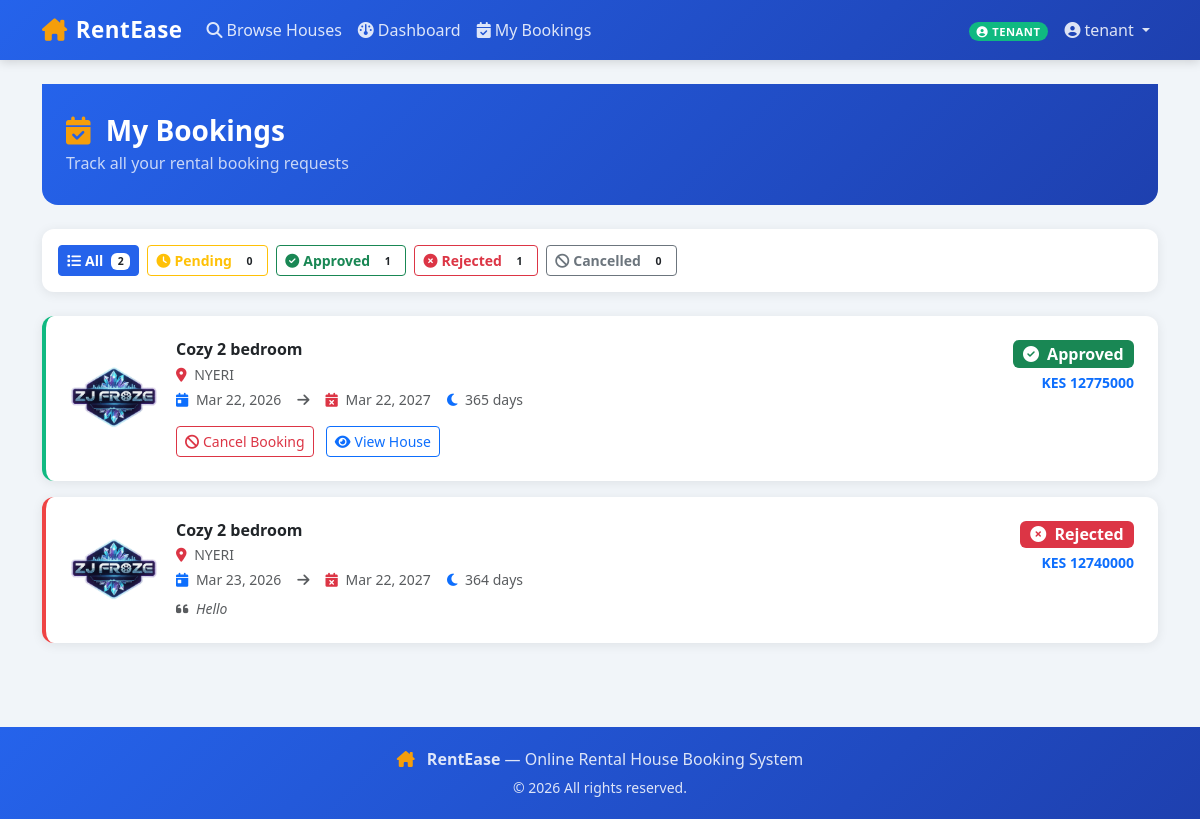
The app's page /bookings/my-bookings/ (signed in) with its own data.
### accounts/models.py (models this page shows, shortened)
class CustomUser(AbstractUser):
    ROLE_CHOICES = (
        ('tenant',   'Tenant'),
        ('landlord', 'Landlord'),
        ('admin',    'Admin'),
    )
    role = models.CharField(
        max_length=10, choices=ROLE_CHOICES, default='tenant')
    phone = models.CharField(max_length=15, blank=True)
    @property
    def is_tenant(self):
        return self.role == 'tenant'
    @property
    def is_landlord(self):
        return self.role == 'landlord'
    @property
    def is_admin_user(self):
        return self.role == 'admin'

### bookings/models.py (models this page shows, shortened)
class Booking(models.Model):
    STATUS_CHOICES = (
        ('pending',  'Pending'),
        ('approved', 'Approved'),
        ('rejected', 'Rejected'),
        ('cancelled', 'Cancelled'),
    )
    tenant = models.ForeignKey(
        settings.AUTH_USER_MODEL, on_delete=models.CASCADE, related_name='bookings')
    house = models.ForeignKey(
        House, on_delete=models.CASCADE, related_name='bookings')
    start_date = models.DateField()
    end_date = models.DateField()
    status = models.CharField(
        max_length=10, choices=STATUS_CHOICES, default='pending')
    created_at = models.DateTimeField(auto_now_add=True)
    message = models.TextField(
        blank=True, help_text="Optional message to landlord")
    @property
    def duration_days(self):
        return (self.end_date - self.start_date).days
    @property
    def total_cost(self):
        return self.duration_days * self.house.price

### houses/models.py (models this page shows, shortened)
class House(models.Model):
    AVAILABILITY_CHOICES = (
        ('available',   'Available'),
        ('booked',      'Booked'),
        ('unavailable', 'Unavailable'),
    )
    landlord = models.ForeignKey(
        settings.AUTH_USER_MODEL, on_delete=models.CASCADE, related_name='houses')
    title = models.CharField(max_length=200)
    description = models.TextField()
    location = models.CharField(max_length=200)
    price = models.DecimalField(max_digits=10, decimal_places=2)
    image = models.ImageField(upload_to='houses/', blank=True, null=True)
    availability = models.CharField(
        max_length=15, choices=AVAILABILITY_CHOICES, default='available')
    bedrooms = models.PositiveIntegerField(default=1)
    created_at = models.DateTimeField(auto_now_add=True)
    updated_at = models.DateTimeField(auto_now=True)

### bookings/views.py (the view)
# urls.py: path('my-bookings/',              views.my_bookings,     name='my_bookings'),
@tenant_required
def my_bookings(request):
    bookings = Booking.objects.filter(
        tenant=request.user
    ).order_by('-created_at')
    status_filter = request.GET.get('status', 'all')
    if status_filter != 'all':
        bookings = bookings.filter(status=status_filter)
    counts = {
        'all': Booking.objects.filter(tenant=request.user).count(),
        'pending': Booking.objects.filter(tenant=request.user, status='pending').count(),
        'approved': Booking.objects.filter(tenant=request.user, status='approved').count(),
        'rejected': Booking.objects.filter(tenant=request.user, status='rejected').count(),
        'cancelled': Booking.objects.filter(tenant=request.user, status='cancelled').count(),
    }
    return render(request, 'bookings/my_bookings.html', {
        'bookings': bookings,
        'status_filter': status_filter,
        'counts': counts,
    })

### templates/bookings/my_bookings.html (shortened to what this page needs)
{% extends 'base.html' %}
{% block content %}
<div class="page-header px-4 mb-4">
  <h3 class="fw-bold mb-1">
    <i class="fa-solid fa-calendar-check me-2" style="color:#f59e0b"></i>
    My Bookings
  </h3>
  <p class="mb-0 opacity-75">Track all your rental booking requests</p>
</div>
<div class="card p-3 mb-4">
  <div class="d-flex flex-wrap gap-2">
    <a href="?status=all"
       class="btn btn-sm fw-semibold
              {% if status_filter == 'all' %}btn-primary{% else %}btn-outline-secondary{% endif %}">
      <i class="fa-solid fa-list me-1"></i>All
      <span class="badge bg-white text-dark ms-1">{{ counts.all }}</span>
    </a>
    <a href="?status=pending"
       class="btn btn-sm fw-semibold
              {% if status_filter == 'pending' %}btn-warning text-dark{% else %}btn-outline-warning{% endif %}">
      <i class="fa-solid fa-clock me-1"></i>Pending
      <span class="badge bg-white text-dark ms-1">{{ counts.pending }}</span>
    </a>
    <a href="?status=approved"
       class="btn btn-sm fw-semibold
              {% if status_filter == 'approved' %}btn-success{% else %}btn-outline-success{% endif %}">
      <i class="fa-solid fa-circle-check me-1"></i>Approved
      <span class="badge bg-white text-dark ms-1">{{ counts.approved }}</span>
    </a>
    <a href="?status=rejected"
       class="btn btn-sm fw-semibold
              {% if status_filter == 'rejected' %}btn-danger{% else %}btn-outline-danger{% endif %}">
      <i class="fa-solid fa-circle-xmark me-1"></i>Rejected
      <span class="badge bg-white text-dark ms-1">{{ counts.rejected }}</span>
    </a>
    <a href="?status=cancelled"
       class="btn btn-sm fw-semibold
              {% if status_filter == 'cancelled' %}btn-secondary{% else %}btn-outline-secondary{% endif %}">
      <i class="fa-solid fa-ban me-1"></i>Cancelled
      <span class="badge bg-white text-dark ms-1">{{ counts.cancelled }}</span>
    </a>
  </div>
</div>
{% if bookings %}
  <div class="row g-3">
    {% for booking in bookings %}
    <div class="col-12">
      <div class="card overflow-hidden"
           style="border-left: 4px solid
             {% if booking.status == 'approved' %}#10b981
             {% elif booking.status == 'pending' %}#f59e0b
             {% elif booking.status == 'rejected' %}#ef4444
             {% else %}#6b7280{% endif %};">
        <div class="card-body p-3 p-md-4">
          <div class="row align-items-center g-3">
            <div class="col-auto d-none d-md-block">
              {% if booking.house.image %}
                <img src="{{ booking.house.image.url }}"
                     class="rounded-3" style="width:90px;height:70px;object-fit:cover;"
                     alt="{{ booking.house.title }}">
              {% else %}
                <div class="rounded-3 d-flex align-items-center justify-content-center"
                     style="width:90px;height:70px;background:#e0e7ff;">
                  <i class="fa-solid fa-house text-primary fa-xl"></i>
                </div>
              {% endif %}
            </div>
            <div class="col">
              <div class="d-flex justify-content-between align-items-start flex-wrap gap-2">
                <div>
                  <h6 class="fw-bold mb-1">{{ booking.house.title }}</h6>
                  <p class="text-muted small mb-1">
                    <i class="fa-solid fa-location-dot text-danger me-1"></i>
                    {{ booking.house.location }}
                  </p>
                  <div class="d-flex flex-wrap gap-3 text-muted small">
                    <span>
                      <i class="fa-solid fa-calendar-day text-primary me-1"></i>
                      {{ booking.start_date|date:"M d, Y" }}
                    </span>
                    <span><i class="fa-solid fa-arrow-right text-muted"></i></span>
                    <span>
                      <i class="fa-solid fa-calendar-xmark text-danger me-1"></i>
                      {{ booking.end_date|date:"M d, Y" }}
                    </span>
                    <span>
                      <i class="fa-solid fa-moon text-primary me-1"></i>
                      {{ booking.duration_days }} day{{ booking.duration_days|pluralize }}
                    </span>
                  </div>
                </div>
                <div class="text-end">
                  <span class="badge fs-6 mb-1
                    {% if booking.status == 'pending' %}bg-warning text-dark
                    {% elif booking.status == 'approved' %}bg-success
                    {% elif booking.status == 'rejected' %}bg-danger
                    {% else %}bg-secondary{% endif %}">
                    {% if booking.status == 'pending' %}
                      <i class="fa-solid fa-clock me-1"></i>
                    {% elif booking.status == 'approved' %}
                      <i class="fa-solid fa-circle-check me-1"></i>
                    {% elif booking.status == 'rejected' %}
                      <i class="fa-solid fa-circle-xmark me-1"></i>
                    {% else %}
                      <i class="fa-solid fa-ban me-1"></i>
                    {% endif %}
                    {{ booking.get_status_display }}
                  </span>
                  <p class="fw-bold text-primary mb-0 small">
                    KES {{ booking.total_cost|floatformat:0 }}
                  </p>
                </div>
              </div>
              {% if booking.message %}
                <p class="text-muted small mt-2 mb-0 fst-italic">
                  <i class="fa-solid fa-quote-left me-1"></i>
                  {{ booking.message }}
                </p>
              {% endif %}
              {% if booking.status in 'pending,approved' %}
                <div class="mt-3">
                  <a href="{% url 'cancel_booking' booking.pk %}"
                     class="btn btn-outline-danger btn-sm">
                    <i class="fa-solid fa-ban me-1"></i>Cancel Booking
                  </a>
                  <a href="{% url 'house_detail' booking.house.pk %}"
                     class="btn btn-outline-primary btn-sm ms-2">
                    <i class="fa-solid fa-eye me-1"></i>View House
                  </a>
                </div>
              {% endif %}
            </div>
          </div>
        </div>
      </div>
    </div>
    {% endfor %}
  </div>
{% endif %}
{% endblock %}

### templates/base.html (shortened to what this page needs)
<!DOCTYPE html>
<html lang="en">
<head>
  <link href="https://cdn.jsdelivr.net/npm/bootstrap@5.3.2/dist/css/bootstrap.min.css" rel="stylesheet"/>
  <link href="https://cdnjs.cloudflare.com/ajax/libs/font-awesome/6.5.0/css/all.min.css" rel="stylesheet"/>
</head>
<body>
  <nav class="navbar navbar-expand-lg">
    <div class="container">
      <a class="navbar-brand" href="{% url 'house_list' %}">
        <i class="fa-solid fa-house-chimney me-2"></i>RentEase
      </a>
      <div class="collapse navbar-collapse" id="mainNav">
        <ul class="navbar-nav me-auto mb-2 mb-lg-0">
          <li class="nav-item">
            <a class="nav-link" href="{% url 'house_list' %}">
              <i class="fa-solid fa-magnifying-glass me-1"></i>Browse Houses
            </a>
          </li>
          {% if user.is_authenticated %}
            {% if user.is_tenant %}
              <li class="nav-item">
                <a class="nav-link" href="{% url 'tenant_dashboard' %}">
                  <i class="fa-solid fa-gauge me-1"></i>Dashboard
                </a>
              </li>
              <li class="nav-item">
                <a class="nav-link" href="{% url 'my_bookings' %}">
                  <i class="fa-solid fa-calendar-check me-1"></i>My Bookings
                </a>
              </li>
            {% endif %}
          {% endif %}
        </ul>
        <ul class="navbar-nav ms-auto align-items-center gap-2">
          {% if user.is_authenticated %}
            <li class="nav-item">
              <span class="role-badge
                {% if user.is_tenant %}badge-tenant
                {% elif user.is_landlord %}badge-landlord
                {% else %}badge-admin{% endif %}">
                <i class="fa-solid fa-circle-user me-1"></i>{{ user.role }}
              </span>
            </li>
            <li class="nav-item dropdown">
              <a class="nav-link dropdown-toggle" href="#" data-bs-toggle="dropdown">
                <i class="fa-solid fa-user-circle me-1"></i>{{ user.username }}
              </a>
            </li>
          {% endif %}
        </ul>
      </div>
    </div>
  </nav>
  <main class="container py-4">
    {% block content %}{% endblock %}
  </main>
  <footer class="text-center">
    <div class="container">
      <p class="mb-1">
        <i class="fa-solid fa-house-chimney me-2" style="color: var(--accent)"></i>
        <strong>RentEase</strong> — Online Rental House Booking System
      </p>
      <small>© 2026 All rights reserved.</small>
    </div>
  </footer>
</body>
</html>

### templates/base.html (style rules this page uses)
:root { --primary: #2563eb; --secondary: #1e40af; --accent: #f59e0b; --light-bg: #f1f5f9; }
body { background-color: var(--light-bg); font-family: 'Segoe UI', sans-serif; }
.navbar { background: linear-gradient(135deg, var(--primary), var(--secondary)); box-shadow: 0 2px 10px rgba(0,0,0,0.15); }
.navbar-brand { font-weight: 700; font-size: 1.4rem; color: #fff !important; letter-spacing: 0.5px; }
.navbar-brand i { color: var(--accent); }
.nav-link { color: rgba(255,255,255,0.85) !important; font-weight: 500; transition: color 0.2s; }
.role-badge { font-size: 0.7rem; padding: 2px 8px; border-radius: 20px; font-weight: 600; text-transform: uppercase; letter-spacing: 0.5px; }
.badge-tenant { background: #10b981; color: #fff; }
.card { border: none; border-radius: 12px; box-shadow: 0 2px 12px rgba(0,0,0,0.08); transition: transform 0.2s, box-shadow 0.2s; }
.btn-primary { background: var(--primary); border-color: var(--primary); }
footer { background: linear-gradient(135deg, var(--primary), var(--secondary)); color: rgba(255,255,255,0.85); padding: 20px 0; margin-top: 60px; }
.page-header { background: linear-gradient(135deg, var(--primary), var(--secondary)); color: #fff; padding: 30px 0; margin-bottom: 30px; border-radius: 0 0 16px 16px; }

### records on screen
CustomUser: role "TENANT", username "tenant"
Booking: house.image (picture), house "Cozy 2 bedroom", house.location "NYERI", start_date "Mar 22, 2026", end_date "Mar 22, 2027", duration_days "365", status "Approved", total_cost "12775000", shows "Cancel Booking"
Booking: house.image (picture), house "Cozy 2 bedroom", house.location "NYERI", start_date "Mar 23, 2026", end_date "Mar 22, 2027", duration_days "364", status "Rejected", total_cost "12740000", message "Hello"

### other values on screen
{{ counts.all }} "2"
{{ counts.pending }} "0"
{{ counts.approved }} "1"
{{ counts.rejected }} "1"
{{ counts.cancelled }} "0"
